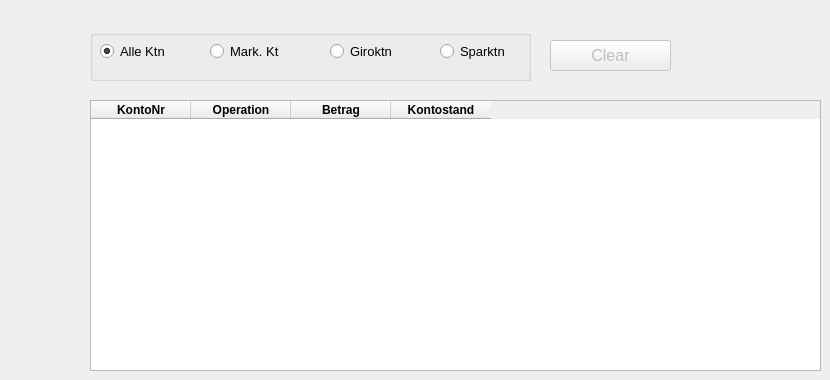
     <widget class="QWidget" name="tab_2">
      <attribute name="title">
       <string>Operationenverlauf</string>
      </attribute>
      <widget class="QTableWidget" name="tableHistorie">
       <property name="geometry">
        <rect>
         <x>90</x>
         <y>100</y>
         <width>731</width>
         <height>271</height>
        </rect>
       </property>
       <property name="font">
        <font>
         <family>Segoe UI</family>
         <pointsize>13</pointsize>
        </font>
       </property>
       <property name="editTriggers">
        <set>QAbstractItemView::NoEditTriggers</set>
       </property>
       <property name="selectionMode">
        <enum>QAbstractItemView::SingleSelection</enum>
       </property>
       <property name="selectionBehavior">
        <enum>QAbstractItemView::SelectRows</enum>
       </property>
       <column>
        <property name="text">
         <string>KontoNr</string>
        </property>
        <property name="font">
         <font>
          <pointsize>9</pointsize>
          <weight>75</weight>
          <bold>true</bold>
         </font>
        </property>
       </column>
       <column>
        <property name="text">
         <string>Operation</string>
        </property>
        <property name="font">
         <font>
          <pointsize>9</pointsize>
          <weight>75</weight>
          <bold>true</bold>
         </font>
        </property>
       </column>
       <column>
        <property name="text">
         <string>Betrag</string>
        </property>
        <property name="font">
         <font>
          <pointsize>9</pointsize>
          <weight>75</weight>
          <bold>true</bold>
         </font>
        </property>
       </column>
       <column>
        <property name="text">
         <string>Kontostand</string>
        </property>
        <property name="font">
         <font>
          <pointsize>9</pointsize>
          <weight>75</weight>
          <bold>true</bold>
         </font>
        </property>
       </column>
      </widget>
      <widget class="QLabel" name="lblHistorie">
       <property name="geometry">
        <rect>
         <x>60</x>
         <y>31</y>
         <width>141</width>
         <height>41</height>
        </rect>
       </property>
       <property name="font">
        <font>
         <family>Segoe UI</family>
         <pointsize>15</pointsize>
        </font>
       </property>
       <property name="text">
        <string/>
       </property>
      </widget>
      <widget class="QGroupBox" name="groupBox">
       <property name="geometry">
        <rect>
         <x>90</x>
         <y>30</y>
         <width>441</width>
         <height>51</height>
        </rect>
       </property>
       <property name="font">
        <font>
         <family>Segoe UI</family>
         <pointsize>8</pointsize>
        </font>
       </property>
       <property name="title">
        <string/>
       </property>
       <widget class="QRadioButton" name="radioButton">
        <property name="geometry">
         <rect>
          <x>10</x>
          <y>10</y>
          <width>93</width>
          <height>22</height>
         </rect>
        </property>
        <property name="font">
         <font>
          <family>Segoe UI</family>
          <pointsize>10</pointsize>
         </font>
        </property>
        <property name="text">
         <string>Alle Ktn</string>
        </property>
        <property name="checked">
         <bool>true</bool>
        </property>
       </widget>
       <widget class="QRadioButton" name="radioButton_2">
        <property name="geometry">
         <rect>
          <x>120</x>
          <y>10</y>
          <width>111</width>
          <height>22</height>
         </rect>
        </property>
        <property name="font">
         <font>
          <family>Segoe UI</family>
          <pointsize>10</pointsize>
         </font>
        </property>
        <property name="text">
         <string>Mark. Kt</string>
        </property>
       </widget>
       <widget class="QRadioButton" name="radioButton_3">
        <property name="geometry">
         <rect>
          <x>240</x>
          <y>10</y>
          <width>91</width>
          <height>22</height>
         </rect>
        </property>
        <property name="font">
         <font>
          <family>Segoe UI</family>
          <pointsize>10</pointsize>
         </font>
        </property>
        <property name="text">
         <string>Giroktn</string>
        </property>
       </widget>
       <widget class="QRadioButton" name="radioButton_4">
        <property name="geometry">
         <rect>
          <x>350</x>
          <y>10</y>
          <width>111</width>
          <height>22</height>
         </rect>
        </property>
        <property name="font">
         <font>
          <family>Segoe UI</family>
          <pointsize>10</pointsize>
         </font>
        </property>
        <property name="text">
         <string>Sparktn</string>
        </property>
       </widget>
      </widget>
      <widget class="QPushButton" name="btnClearHistorie">
       <property name="enabled">
        <bool>false</bool>
       </property>
       <property name="geometry">
        <rect>
         <x>550</x>
         <y>40</y>
         <width>121</width>
         <height>31</height>
        </rect>
       </property>
       <property name="font">
        <font>
         <family>Segoe UI</family>
         <pointsize>12</pointsize>
        </font>
       </property>
       <property name="text">
        <string>Clear</string>
       </property>
      </widget>
     </widget>
